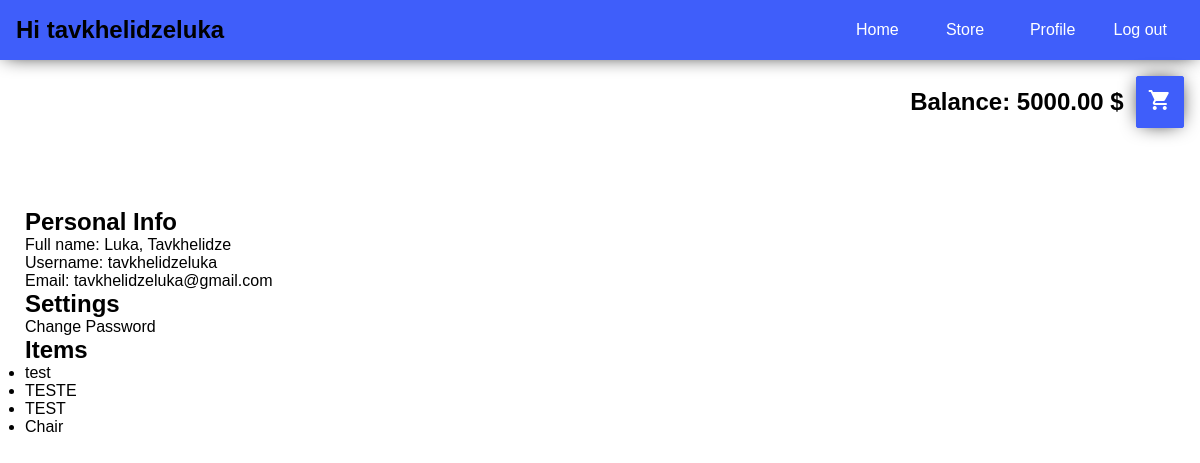
/ecommerce/profile/ (signed in), run on an earlier commit of the app's database.
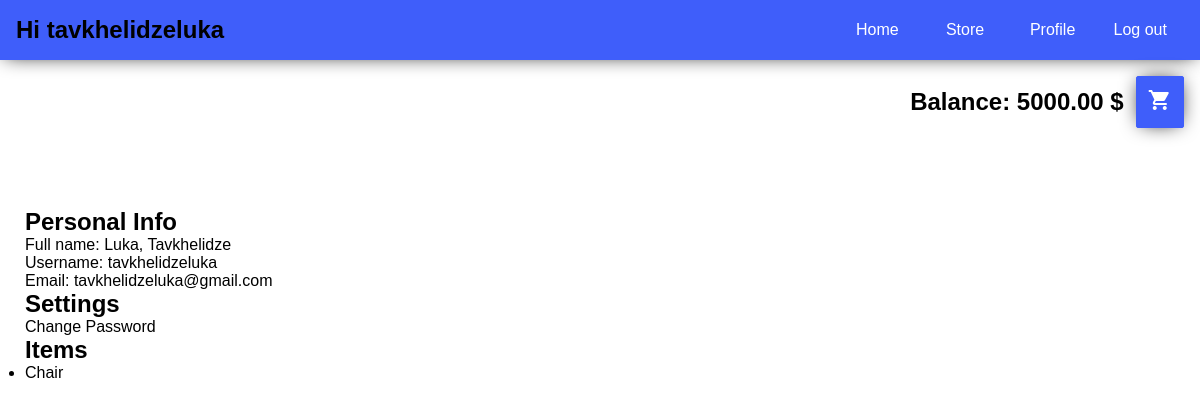
And on a later commit of the database.
### ecommerce/models.py (models this page shows, shortened)
class Item(models.Model):
    name = models.CharField(max_length=200)
    tag = models.ManyToManyField(to='Tag')
    user = models.ForeignKey(to=User, on_delete=models.DO_NOTHING)
    quantity = models.PositiveIntegerField(default=1)
    available = models.BooleanField(default=True)
    price = models.DecimalField(default=0, max_digits=10, decimal_places=2,
                                validators=[MinValueValidator(Decimal('0'))])

### ecommerce/views.py (the view)
# urls.py: path('profile/', ProfileView.as_view(), name='profile')
class ProfileView(View):
    template_name = 'ecommerce/profile.html'
    def get(self, request, *args, **kwargs) -> 'HttpResponse':
        return render(request, self.template_name, {
            'user': request.user
        })

### user/models.py (called while the page is built)
    def __str__(self):
        return self.username

### templates/ecommerce/profile.html
{% extends 'ecommerce/base.html' %}
{% block current_page %}
    Hi {{ user }}
{% endblock %}
{% block page-content %}
    <div>
        <h2>Personal Info</h2>
        <p>Full name: {{ user.first_name }}, {{ user.last_name }}</p>
        <p>Username: {{ user.username }}</p>
        <p>Email: {{ user.email }}</p>
    </div>
    <div>
        <h2>Settings</h2>
        <a>Change Password</a>
    </div>
    <div>
        <h2>Items</h2>
        <ul>
            {% for item in user.item_set.all %}
                <li>
                    <a href="{% url 'ecommerce:item_create_details' item.pk %}">{{ item.name }}</a>
                </li>
            {% endfor %}
        </ul>
    </div>
{% endblock %}

What changed in the data, as far as the page shows it:
removed Item: name "test"
removed Item: name "TESTE"
removed Item: name "TEST"
